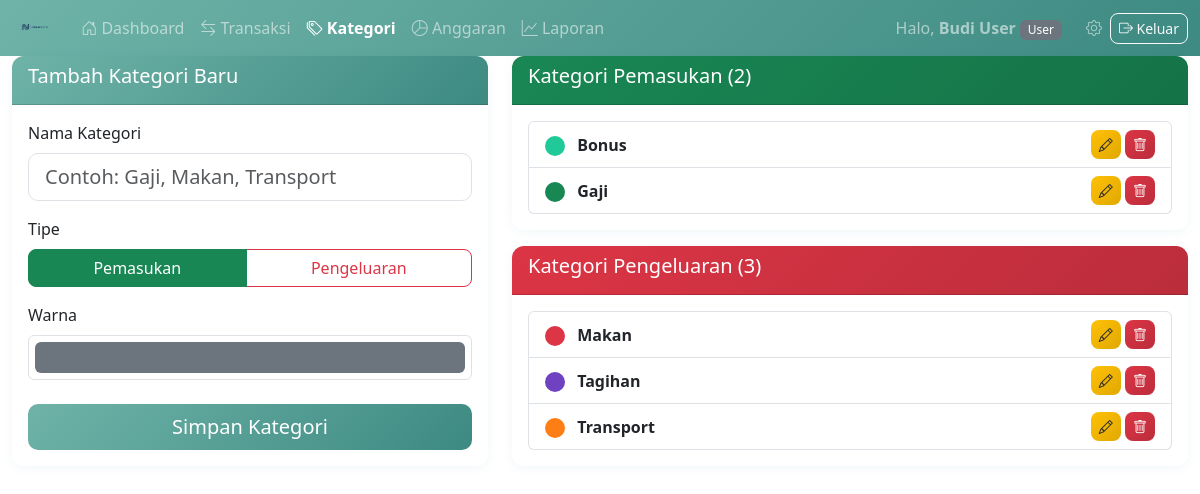
/pages/kategori/index.php (signed in), run on the app's committed database.
### tables this page shows
CREATE TABLE kategori (
    id              INT AUTO_INCREMENT PRIMARY KEY,
    user_id         INT NOT NULL,
    nama_kategori   VARCHAR(100) NOT NULL,
    tipe            ENUM('pemasukan', 'pengeluaran') NOT NULL,
    warna           VARCHAR(7) DEFAULT '#6c757d',
    created_at      DATETIME DEFAULT CURRENT_TIMESTAMP,
    FOREIGN KEY (user_id) REFERENCES users(id) ON DELETE CASCADE
);

### pages/kategori/index.php (the view, shortened to what this page needs)
<?php
require_once '../../includes/header.php';
require_once '../../includes/navbar.php';
$user_id = $_SESSION['user_id'];
$edit_mode = false;
$edit_data = null;
$stmt = $pdo->prepare("SELECT * FROM kategori WHERE user_id = ? ORDER BY tipe, nama_kategori");
$stmt->execute([$user_id]);
$kategoris = $stmt->fetchAll();
$pemasukan = array_filter($kategoris, fn($k) => $k['tipe'] == 'pemasukan');
$pengeluaran = array_filter($kategoris, fn($k) => $k['tipe'] == 'pengeluaran');
?>
<div class="container-fluid">
    <div class="row">
        <div class="col-md-5">
            <div class="card">
                <div class="card-header bg-<?= $edit_mode ? 'warning' : 'primary' ?> text-white">
                    <h5><?= $edit_mode ? 'Edit Kategori' : 'Tambah Kategori Baru' ?></h5>
                </div>
                <div class="card-body">
                    <form action="../../proses/proses-kategori.php" method="POST">
                        <div class="mb-3">
                            <label class="form-label">Nama Kategori</label>
                            <input type="text" name="nama_kategori" class="form-control form-control-lg"
                                   value="<?= $edit_mode ? htmlspecialchars($edit_data['nama_kategori']) : '' ?>"
                                   placeholder="Contoh: Gaji, Makan, Transport" required autofocus>
                        </div>
                        <div class="mb-3">
                            <label class="form-label">Tipe</label>
                            <div class="btn-group w-100">
                                <label class="btn btn-outline-success" for="tpemasukan">Pemasukan</label>
                                <label class="btn btn-outline-danger" for="tpengeluaran">Pengeluaran</label>
                            </div>
                        </div>
                        <div class="mb-4">
                            <label class="form-label">Warna</label>
                            <input type="color" name="warna" class="form-control form-control-color" style="height: 45px; width: 100%;"
                                   value="<?= $edit_mode ? $edit_data['warna'] : '#6c757d' ?>">
                        </div>
                        <div class="d-grid gap-2">
                            <button type="submit" name="<?= $edit_mode ? 'update_kategori' : 'tambah_kategori' ?>"
                                    class="btn btn-<?= $edit_mode ? 'warning' : 'primary' ?> btn-lg">
                                <?= $edit_mode ? 'Update Kategori' : 'Simpan Kategori' ?>
                            </button>
                        </div>
                    </form>
                </div>
            </div>
        </div>
        <div class="col-md-7">
            <?php foreach (['pemasukan' => 'Pemasukan', 'pengeluaran' => 'Pengeluaran'] as $tipe_key => $tipe_label):
                $list = $tipe_key == 'pemasukan' ? $pemasukan : $pengeluaran;
            ?>
            <div class="card mb-3">
                <div class="card-header bg-<?= $tipe_key == 'pemasukan' ? 'success' : 'danger' ?> text-white">
                    <h5>Kategori <?= $tipe_label ?> (<?= count($list) ?>)</h5>
                </div>
                <div class="card-body">
                    <?php if (empty($list)): ?>
                    <p class="text-muted">Belum ada kategori <?= $tipe_label ?>.</p>
                    <?php else: ?>
                    <div class="list-group">
                        <?php foreach ($list as $k): ?>
                        <div class="list-group-item d-flex justify-content-between align-items-center">
                            <div>
                                <span class="badge rounded-circle me-2" style="background-color: <?= $k['warna'] ?>; width: 20px; height: 20px; display: inline-block; vertical-align: middle;">&nbsp;</span>
                                <strong><?= htmlspecialchars($k['nama_kategori']) ?></strong>
                            </div>
                            <div>
                                <a href="index.php?edit=<?= $k['id'] ?>" class="btn btn-warning btn-sm">
                                    <i class="bi bi-pencil"></i>
                                </a>
                                <button type="button" class="btn btn-danger btn-sm" data-bs-toggle="modal"
                                        data-bs-target="#deleteModal"
                                        data-id="<?= $k['id'] ?>"
                                        data-nama="<?= htmlspecialchars($k['nama_kategori']) ?>">
                                    <i class="bi bi-trash"></i>
                                </button>
                            </div>
                        </div>
                        <?php endforeach; ?>
                    </div>
                    <?php endif; ?>
                </div>
            </div>
            <?php endforeach; ?>
        </div>
    </div>
</div>
<?php require_once '../../includes/footer.php'; ?>

### assets/css/style.css (style rules this page uses)
.bg-primary { background: linear-gradient(135deg, #6fb3a8 0%, #3d8a82 100%) !important; }
.card { border: none; box-shadow: 0 2px 12px rgba(16, 112, 160, 0.06); border-radius: 12px; transition: box-shadow 0.2s; }
.card-header { border-radius: 12px 12px 0 0 !important; font-weight: 600; }
.card-header.bg-primary { background: linear-gradient(135deg, #6fb3a8, #3d8a82) !important; }
.card-header.bg-success { background: linear-gradient(135deg, #198754, #157347) !important; }
.card-header.bg-danger { background: linear-gradient(135deg, #dc3545, #bb2d3b) !important; }
.form-control-lg, .form-select-lg { border-radius: 10px; }
.btn { border-radius: 8px; font-weight: 500; transition: all 0.2s; }
.btn-lg { border-radius: 10px; }
.btn-primary { background: linear-gradient(135deg, #6fb3a8, #3d8a82); border: none; }
.btn-danger { background: linear-gradient(135deg, #dc3545, #bb2d3b); border: none; }
.btn-warning { background: linear-gradient(135deg, #ffc107, #e0a800); border: none; color: #212529; }
.badge { font-weight: 500; padding: 0.35em 0.65em; border-radius: 6px; }

### data on the page
kategori: nama_kategori "Bonus"
kategori: nama_kategori "Gaji"
kategori: nama_kategori "Makan"
kategori: nama_kategori "Tagihan"
kategori: nama_kategori "Transport"

### other printed values
$_SESSION['nama_lengkap'] "Budi User"
$current_role "User"
$tipe_label "Pemasukan"
count($list) "2"
$tipe_label "Pengeluaran"
count($list) "3"
